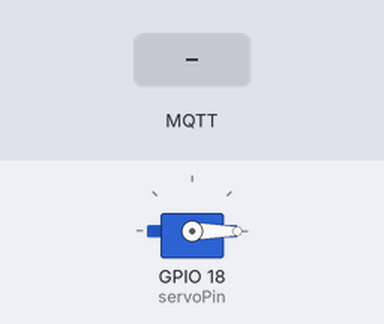
A sketch run on a simulated ESP32. On the bench: servo. The test bench sets the inputs (shaded band). WiFi joins after 1.5 s; servers stay silent unless stated; no MQTT or app messages arrive unless stated; what the sketch prints to the serial monitor is not drawn.

Above: at 2.7 s.
2.8 s: MQTT message "OPEN" arrives on the first subscribed topic
At 3.6 s:
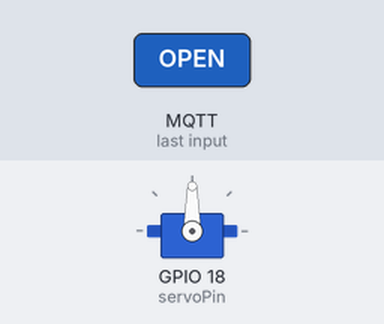
4.3 s: MQTT message "CLOSE" arrives on the first subscribed topic
At 4.8 s:
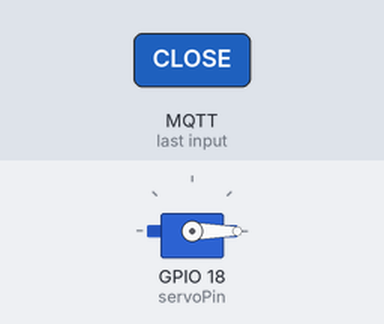
Timing chart, 0 to 7.3 s (numbered marks = the images above; inputs shaded):
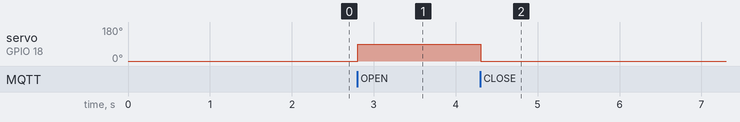

Measured:
- after the input at 2.8 s, servo on GPIO 18 (servoPin): 0° → 90° at once
- after the input at 4.3 s, servo on GPIO 18 (servoPin): 90° → 0° at once

The sketch:

ESP3.ino
```cpp
#include <WiFi.h>
#include <WiFiClientSecure.h>
#include <PubSubClient.h>
#include <ESP32Servo.h>

const char* ssid        = "Aadi";
const char* password    = "123456789";
const char* mqtt_server = "10.200.155.193";
const int   mqtt_port      = 8883;

// ✅ UNIQUE ID: So it doesn't fight with the sensors
const char* mqtt_client_id = "esp32-servo-actuator";

// ✅ THE COMMAND TOPIC: The board will listen to this specific channel
const char* topic_servo    = "ot/level1/actuator/esp32-3/servo";

Servo myServo;
const int servoPin = 18; // Connect the yellow servo wire here

// ✅ 1. YOUR MASTER CA CERTIFICATE
const char* root_ca = R"EOF(
-----BEGIN CERTIFICATE-----
MIIDpTCCAo2gAwIBAgIUC65qc2T7ywdDlL/1eKklTk+t00IwDQYJKoZIhvcNAQEL
BQAwYjELMAkGA1UEBhMCSU4xFDASBgNVBAgMC01haGFyYXNodHJhMQ0wCwYDVQQH
DARQdW5lMRMwEQYDVQQKDApGYWN0b3J5IElUMRkwFwYDVQQDDBBaZXJvVHJ1c3Qt
Um9vdENBMB4XDTI2MDMyNzEwMzMzMVoXDTI3MDMyNzEwMzMzMVowYjELMAkGA1UE
BhMCSU4xFDASBgNVBAgMC01haGFyYXNodHJhMQ0wCwYDVQQHDARQdW5lMRMwEQYD
VQQKDApGYWN0b3J5IElUMRkwFwYDVQQDDBBaZXJvVHJ1c3QtUm9vdENBMIIBIjAN
BgkqhkiG9w0BAQEFAAOCAQ8AMIIBCgKCAQEAv3A24JQbn3vLd/08NGz3SjCFcFBP
uiQcFTlEImAyRfvAV7qzwnp9VFhqBqZsetqdx18G8Hr75lLFSjFM/LJAkegqjz8P
Eg2OOlQXnN3QuIdShpT/5kcia60aQGJ4pxV/eZjOcXf16kcxOnlzEnmAI+zl0Doy
CI2zpnSPDDdxOLtB6bORLBvqMh/fWQ8bOdnBCKF7m+pNww04iJ8LKLvSbyXWrsJp
myWTr9bXy7gZFL2PRaFKopKt5yVw6K/4g1dPpPsqecuLDYdVslUhwZ2WGTFBtJsw
Oz99HmTj8p4ogpY9VklN1S0nq5eFvFPCTivhHbWBwbt76FH0Em+uXO+wrwIDAQAB
o1MwUTAdBgNVHQ4EFgQU5Q91r2UHssidVD5lpxHSmrbSOyowHwYDVR0jBBgwFoAU
5Q91r2UHssidVD5lpxHSmrbSOyowDwYDVR0TAQH/BAUwAwEB/zANBgkqhkiG9w0B
AQsFAAOCAQEAJA/FzmUmCcoHG4oz0YqN74BSbAetiAFtmPwlJVZmVsCpKC/J53jB
q1yNe6O9kKvAqr6wrAilslzzStix3/WkGoslCLSoVoqym0LclPA6fTdpaJhsNbwR
KIxke8YA1GcOLSPbOUW4K6AYnmj2ABNgj+ZLQ6pPbdRnvqMGlEwsruZOF8PcNcw2
hrjzvXpD3R+QLu22lMQWPIhed9M8WfBcOdcbAsvqcZv8s+lsOH0gc5bnEpqATbz8
AJ9Ag0BPmf42o9gmcRJbNePpOmJXuBHxu6hPRsHx4ruFLIOdYppYM/RFR3xbAr8k
I6xF7goL4rUe55c1NbYnsH534yg2D4r08Q==
-----END CERTIFICATE-----
)EOF";

// ✅ 2. YOUR SERVO CLIENT CERTIFICATE
const char* client_cert = R"EOF(
-----BEGIN CERTIFICATE-----
MIIDTzCCAjcCFFShmEgw3e4FXtZG81Au62NQT+j1MA0GCSqGSIb3DQEBCwUAMGIx
CzAJBgNVBAYTAklOMRQwEgYDVQQIDAtNYWhhcmFzaHRyYTENMAsGA1UEBwwEUHVu
ZTETMBEGA1UECgwKRmFjdG9yeSBJVDEZMBcGA1UEAwwQWmVyb1RydXN0LVJvb3RD
QTAeFw0yNjAzMjcxMDMzNTRaFw0yNzAzMjcxMDMzNTRaMGYxCzAJBgNVBAYTAklO
MRQwEgYDVQQIDAtNYWhhcmFzaHRyYTENMAsGA1UEBwwEUHVuZTERMA8GA1UECgwI
T1QgRmxvb3IxHzAdBgNVBAMMFkVTUDMyLVNlcnZvLUNvbnRyb2xsZXIwggEiMA0G
CSqGSIb3DQEBAQUAA4IBDwAwggEKAoIBAQDce4Bj7I2jih05Xx8D1MNpXALeOdh0
/iE/6ZTrmgXIfth71v7OXozmSU26aVHvcQaZw2rVHWt3BwAovJtMIgPcSVQ9eRko
VXA1/ZUGfF3Hanax5ydPxjzIOWKYhSxPlfybT/vXDZr5Ltz4SXgArWn9cirAjXgM
k0BzGos8ZqRJ3K1JsbzlQfBmE5VNUQ9TXTXCWYjyjPwKJE0GzZ1U5qlvewfbU018
AqKf2pwxP1LWZqKk+/A+UYH9zlbCVHZknNtrYf1INuZiy0jsfJw4aOtXbQ/pGgJq
FZvZ6HhnYPGphXTBEUiYSpUDZGcqhnkcLN3zDsz7En5Go5BMksVmF875AgMBAAEw
DQYJKoZIhvcNAQELBQADggEBAK5X9CfeQf876NKsW8rsMvQstFZc9MQj3a4GeK1K
tw/KfKjhLhdxXIlQ7sOSj+kEZ1HF34yVOHYhvlZusksZHlp2TP3WDdZ+tUpbcPc7
KRYQSlTtVwFDlXEruGdizd0FzV9TrmNyHi66t7H2GXUYp4UuT3bQ0iDw/JNTydt+
o4ySjsYVRcwuMljSWajhq1SClOB7z3XTeFO0IrhXHOYl1nHbazbbhEtTKRfRCXQY
GIykk39DVIC69/QY95Z7iAPLsEUoZQRZAiG/tUJAGsHvbWu6dUMit/jomTQ12mPZ
rYIHi1LZOSSiuUfJeiIF6RPXVVx7qGJ6gVUZ/057U8mhQQk=
-----END CERTIFICATE-----
)EOF";

// ✅ 3. YOUR SERVO PRIVATE KEY
const char* client_key = R"EOF(
-----BEGIN RSA PRIVATE KEY-----
MIIEowIBAAKCAQEA3HuAY+yNo4odOV8fA9TDaVwC3jnYdP4hP+mU65oFyH7Ye9b+
zl6M5klNumlR73EGmcNq1R1rdwcAKLybTCID3ElUPXkZKFVwNf2VBnxdx2p2secn
T8Y8yDlimIUsT5X8m0/71w2a+S7c+El4AK1p/XIqwI14DJNAcxqLPGakSdytSbG8
5UHwZhOVTVEPU101wlmI8oz8CiRNBs2dVOapb3sH21NNfAKin9qcMT9S1maipPvw
PlGB/c5WwlR2ZJzba2H9SDbmYstI7HycOGjrV20P6RoCahWb2eh4Z2DxqYV0wRFI
mEqVA2RnKoZ5HCzd8w7M+xJ+RqOQTJLFZhfO+QIDAQABAoIBADwmOS2JgE6IRFa9
e4GZDsJ0hpfHoiSwm7OK7sSjnUZITJjkW1lDdB7zCpB7YQ34gLt8E24We5XaRBHY
+mj3sqPrIV8v5UwamuUvy/McBJ19juoTzKa3xyc8eIhxdFg169cXJ/ZQUOIABep6
aJGOvaaV+dHUBlcv6No9+JQ+0D0RxAZXC+MsyZwINrTG8gieHMWPzutf/r0mrRFQ
DtmZJ1BHE/QFgj0+M/IdMu3r55Pk3Xemq+A8brUGbYkJJF58Q5Y6Ra/ksrkkcBxZ
qGl2Gwh46+6CMBGNQfgOdHeHFPuvpjCsg56gOyBafR3YaOhxfqyIiLcCdNIbSmPY
ywUV0m0CgYEA/tAzNfM1bXoDktaAro52XKjraV0xjk0fBIYOXBDdDp2DBJQTDTO3
XC+u6uyLMrBiL43azSrpCoJkZbrbFe7EUNXAdaxip974h37gTEmJZR1F8R7EwfBd
5XS/giUu08xMZzJBT5oLEAFngin5Ii7rABQC0SIKmyWwzIWJaounoW8CgYEA3YJe
5PUadfAWq+UOkNtZ3N6oqitYKZSQpEx/RxWAnwYNxglqzUesCWTbZNIALZxabUUI
UMgd+5s96yM+BVtypmmeNYS9/7AQppWE/ahN5fsYS3yJ/iubDcMRnYb5TtYu9dAu
MsQlWVP7IGtGRCSe/gtjXanvVV4k1FA4HvX5khcCgYEA1ZSFmC7nFYA0Bpws+CMJ
KtmbmJE4vGIAIbaLyreH0nxMGUZUQbibdHWzU845Tp9xbRKl11qkQt7QcESS5mtf
ubGww/FeL/9AqbG7J7Zrp4lF2rlDipuC2JVnABtSiMyxLb59587ifuPucrfjzrcs
2r/rLIgwA6Mv8f3sFJZCR5kCgYBr83RRus3JeldiMIBXwj7aMD0cqYEOypNvLsS8
nNMRLP8ba018e5hw/5EYYmupztAW/pSd4dkS3MZhSMyaCcYnKcPrqyR5bpG+zZGB
mTtVgHiHmUsa7p9jJpT4I2ZusF00eN966DKXhSEW3JDi9sHxZxVm+UFlZjsmqW2g
URnuwwKBgG37tN/TykkOUtevVGoyMQ/hD8XOjeBA9QQBI4X/3ac4EDmpMTacUXet
+4ZS/FrzAkEwGbdpJv+DUzC35QxUmEWTn0F69fmC4ftovRsMBGyHK4/89EXShaxE
9+PcrsqJ2YU1Z9H316zqKbtAUXYsYymlW30ljhzbcwNoGBj+RF9w
-----END RSA PRIVATE KEY-----
)EOF";

WiFiClientSecure espClient;
PubSubClient client(espClient);

void connectWiFi() {
  WiFi.mode(WIFI_STA);
  WiFi.begin(ssid, password);
  Serial.print("Connecting WiFi");
  while (WiFi.status() != WL_CONNECTED) { delay(500); Serial.print("."); }
  Serial.println("\nWiFi connected: " + WiFi.localIP().toString());
}

void setClock() {
  Serial.print("Setting manual time for Air-Gapped Network...");

  // Hardcode the Unix Epoch time to April 2026 (1775088000)
  struct timeval tv;
  tv.tv_sec = 1775088000;
  tv.tv_usec = 0;
  settimeofday(&tv, NULL);

  Serial.println("\nTime successfully set to 2026!");
}

// ✅ NEW: This function triggers the physical motor when a message arrives
void callback(char* topic, byte* payload, unsigned int length) {
  Serial.print("Command received on [");
  Serial.print(topic);
  Serial.print("]: ");

  String messageTemp;
  for (int i = 0; i < length; i++) {
    Serial.print((char)payload[i]);
    messageTemp += (char)payload[i];
  }
  Serial.println();

  // If the gateway says "OPEN", swing the arm
  if (messageTemp == "OPEN") {
    Serial.println("Action: Opening Servo (90 degrees)");
    myServo.write(90);
  }
  // If the gateway says "CLOSE", return the arm
  else if (messageTemp == "CLOSE") {
    Serial.println("Action: Closing Servo (0 degrees)");
    myServo.write(0);
  }
}

void connectMQTT() {
  while (!client.connected()) {
    Serial.print("Connecting MQTT...");
    if (client.connect(mqtt_client_id)) {
      Serial.println("connected ✅");
      // Tell the broker we want to subscribe to the servo command topic
      client.subscribe(topic_servo);
    } else {
      Serial.printf("failed rc=%d, retry in 5s\n", client.state());
      delay(5000);
    }
  }
}

void setup() {
  Serial.begin(115200);

  // Initialize the Servo
  ESP32PWM::allocateTimer(0);
  ESP32PWM::allocateTimer(1);
  ESP32PWM::allocateTimer(2);
  ESP32PWM::allocateTimer(3);
  myServo.setPeriodHertz(50);
  myServo.attach(servoPin, 500, 2400);
  myServo.write(0); // Start at 0 degrees (Closed)

  connectWiFi();
  setClock();

  // Load Certificates
  espClient.setCACert(root_ca);
  espClient.setCertificate(client_cert);
  espClient.setPrivateKey(client_key);
  espClient.setHandshakeTimeout(60);

  client.setServer(mqtt_server, mqtt_port);
  client.setCallback(callback); // Attach the listening function

  connectMQTT();
}

void loop() {
  if (!client.connected()) connectMQTT();
  client.loop(); // Needs to run continuously to listen for incoming messages
}
```
